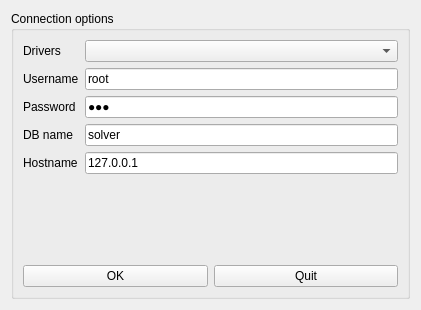
<?xml version="1.0" encoding="UTF-8"?>
<ui version="4.0">
 <class>ConnectionWindow</class>
 <widget class="QWidget" name="ConnectionWindow">
  <property name="geometry">
   <rect>
    <x>0</x>
    <y>0</y>
    <width>421</width>
    <height>310</height>
   </rect>
  </property>
  <property name="windowTitle">
   <string>Form</string>
  </property>
  <layout class="QGridLayout" name="gridLayout">
   <item row="1" column="0">
    <widget class="QGroupBox" name="groupBox">
     <property name="title">
      <string>Connection options</string>
     </property>
     <layout class="QGridLayout" name="gridLayout_3">
      <item row="2" column="1">
       <layout class="QHBoxLayout" name="horizontalLayout">
        <item>
         <widget class="QPushButton" name="okButton">
          <property name="text">
           <string>OK</string>
          </property>
         </widget>
        </item>
        <item>
         <widget class="QPushButton" name="quitButton">
          <property name="text">
           <string>Quit</string>
          </property>
         </widget>
        </item>
       </layout>
      </item>
      <item row="0" column="1">
       <layout class="QGridLayout" name="gridLayout_2">
        <item row="4" column="0">
         <widget class="QLabel" name="label_5">
          <property name="text">
           <string>Hostname</string>
          </property>
         </widget>
        </item>
        <item row="3" column="0">
         <widget class="QLabel" name="label_4">
          <property name="text">
           <string>DB name</string>
          </property>
         </widget>
        </item>
        <item row="2" column="0">
         <widget class="QLabel" name="label_3">
          <property name="text">
           <string>Password</string>
          </property>
         </widget>
        </item>
        <item row="1" column="0">
         <widget class="QLabel" name="label_2">
          <property name="text">
           <string>Username</string>
          </property>
         </widget>
        </item>
        <item row="0" column="0">
         <widget class="QLabel" name="label">
          <property name="text">
           <string>Drivers</string>
          </property>
         </widget>
        </item>
        <item row="1" column="2">
         <widget class="QLineEdit" name="usernameLine">
          <property name="text">
           <string>root</string>
          </property>
         </widget>
        </item>
        <item row="2" column="2">
         <widget class="QLineEdit" name="passwordLine">
          <property name="text">
           <string>cut</string>
          </property>
          <property name="echoMode">
           <enum>QLineEdit::Password</enum>
          </property>
         </widget>
        </item>
        <item row="0" column="2">
         <widget class="QComboBox" name="availableDriversCombo"/>
        </item>
        <item row="3" column="2">
         <widget class="QLineEdit" name="dbnameLine">
          <property name="text">
           <string>solver</string>
          </property>
         </widget>
        </item>
        <item row="4" column="2">
         <widget class="QLineEdit" name="hostnameLine">
          <property name="text">
           <string>127.0.0.1</string>
          </property>
         </widget>
        </item>
       </layout>
      </item>
      <item row="1" column="1">
       <spacer name="verticalSpacer">
        <property name="orientation">
         <enum>Qt::Vertical</enum>
        </property>
        <property name="sizeHint" stdset="0">
         <size>
          <width>20</width>
          <height>40</height>
         </size>
        </property>
       </spacer>
      </item>
     </layout>
    </widget>
   </item>
  </layout>
 </widget>
 <resources/>
 <connections/>
</ui>
